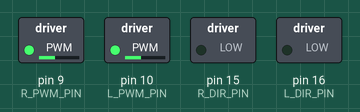
The sketch below on a simulated Arduino Uno, built with avr-gcc and run on an emulated ATmega328P. Parts: switched loads named in the sketch (green lamp = pin HIGH). Random numbers use the default seed unless the sketch sets one; what the sketch prints to the serial monitor is not drawn.

Above: at 1.05 s.
At 6.0 s:
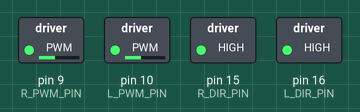
Timing chart, 0 to 7.9 s (numbered marks = the images above):
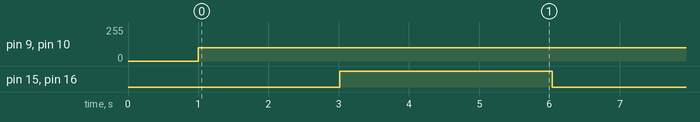

Measured:
- by itself, pin 9 (R_PWM_PIN), pin 10 (L_PWM_PIN): 0/255 → 100/255 at 1.0 s
- by itself, pin 15 (R_DIR_PIN), pin 16 (L_DIR_PIN): alternates HIGH for 3.0 s and LOW for 3.0 s

The sketch:

set_speed.ino
```cpp
// Pin definitions, to make the
// code easier to read.
#define L_PWM_PIN 10
#define L_DIR_PIN 16
#define R_PWM_PIN  9
#define R_DIR_PIN 15

// Variables to remember our
// motor speeds for Left and Right.
#define DIR_FWD LOW
#define DIR_BKD HIGH

unsigned long ts;

bool forward = true;

float l_speed;
float r_speed;

// Setup, only runs once when powered on.
void setup() {

  // Set our motor driver pins as outputs.
  pinMode( L_PWM_PIN, OUTPUT );
  pinMode( L_DIR_PIN, OUTPUT );
  pinMode( R_PWM_PIN, OUTPUT );
  pinMode( R_DIR_PIN, OUTPUT );

  // Set initial direction for l and r
  // Which of these is foward, or backward?
  digitalWrite( L_DIR_PIN, DIR_FWD  );
  digitalWrite( R_DIR_PIN, DIR_FWD );

  // Set initial l_speed and r_speed values.
  l_speed = 100;
  r_speed = 100;

  ts = millis();

  // Start up the Serial for debugging.
  Serial.begin(9600);
  delay(1000);
  // Print reset so we can catch any reset error.
  Serial.println(" ***Reset*** ");

}

// Set speed of wheel in the direction specified by the sign
// of the speed value. Speed changed for wheel specified as parameter.
void set_speed(int dirPin, int pwmPin, float newSpeed) {
  // Do nothing if speed is past limit
  if (newSpeed > 255.0 || newSpeed < -255.0) {
    return;
  }

  // Set direction
  if (signbit(newSpeed)) digitalWrite(dirPin, DIR_BKD);
  else digitalWrite(dirPin, DIR_FWD);

  // Set speed
  analogWrite(pwmPin, abs(newSpeed));
}

float rand_speed( float min, float max )
{
    // Produce random float between 0.0 and 1.0
    float scale = rand() / (float) RAND_MAX;
    // Between min and max
    return min + scale * ( max - min );
}

// put your main code here, to run repeatedly:
void loop() {

  unsigned long elapsed_time = millis() - ts;

  Serial.println(l_speed);

  // Set speed at intervals
  if (elapsed_time > 3000) {
    Serial.println("HERE");

    ts = millis();
    l_speed = l_speed * -1;
    r_speed = r_speed * -1;
  }

  set_speed(L_DIR_PIN, L_PWM_PIN, l_speed);
  set_speed(R_DIR_PIN, R_PWM_PIN, r_speed);

}
```
